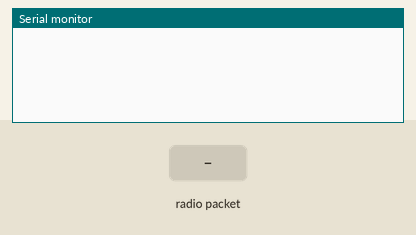
Simulated run of this sketch. Board: Arduino Uno, built with avr-gcc and run on an emulated ATmega328P. On the bench: the last lines printed to the serial monitor. The inputs (shaded band) are chosen by the test bench. No radio packets arrive unless stated.

Above: at 1.2 s.
1.3 s: radio packet "1" arrives
At 1.9 s:
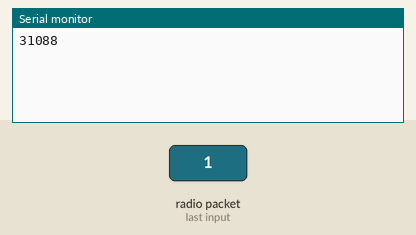
2.8 s: radio packet "0" arrives
At 4.0 s:
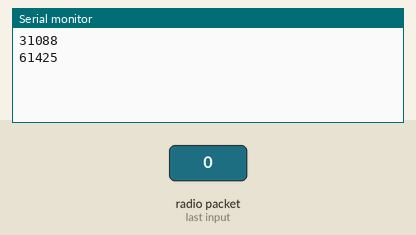
4.3 s: radio packet "2" arrives
At 4.7 s:
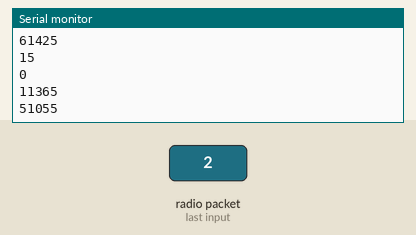
Timing chart, 0 to 7.3 s (numbered marks = the images above; inputs shaded):
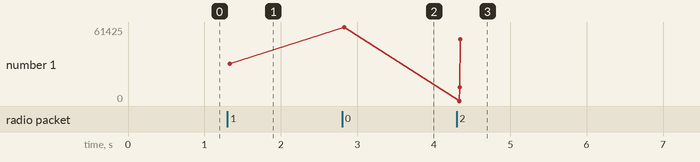

The sketch:

recie.ino
```cpp
#include <SPI.h>
#include <nRF24L01.h>
#include <RF24.h>
RF24 radio(9, 10); // CE, CSN

const byte address[6] = "00001";

int LED = 128;
const unsigned char MDSInv[4][4] = {
  {12, 12, 13, 4},
  {3,  8, 4, 5},
  {7, 6, 2, 14},
  {13, 9, 9, 13},
};

const unsigned char sbox_desc[16] = {5, 14, 15, 8, 12, 1, 2, 13, 11, 4, 6, 3, 0, 7, 9, 10};
const unsigned char WORDFILTER_DES = 0xF;
void ledDecrypt128(unsigned char state[4][4], unsigned char key1[4][4], unsigned char key2[4][4]);


/**
unsigned char key [16] = {0, 0, 0, 0, 0, 0, 0, 0, 0, 0, 0, 0, 0, 0, 0, 0};
unsigned char key1[4][4] = {{0, 0, 0, 0}, {0, 0, 0, 0}, {0, 0, 0, 0}, {0, 0, 0, 0}};
unsigned char state[4][4] = {{3,13,14,12}, {11,2,10,0}, {8,5,0,12}, {13,11,10,1}};
*/

unsigned char key1[4][4] = {{0, 1, 2, 3}, {4, 5, 6, 7}, {8, 9, 10, 11}, {12, 13, 14, 15}};
unsigned char key2[4][4] = {{0, 1, 2, 3}, {4, 5, 6, 7}, {8, 9, 10, 11}, {12, 13, 14, 15}};
//unsigned char state[4][4] = {{3, 4, 3, 4,}, {3, 13, 0, 13}, {1, 9, 4, 10}, {4, 0, 9, 0 }};

unsigned char state[4][4];
unsigned char data[16];


void setup()
{
  Serial.begin(9600);
  radio.begin();
  radio.openReadingPipe(0, address); // setting the address at which we will recieve the data
  radio.setPALevel(RF24_PA_MIN);
  radio.startListening();

}

void loop() {
  while(radio.available()){
    radio.read(&data, sizeof(data));
//    recieve(state, data);
//    ledDecrypt128(state, key1, key1);
//
//    for(int i=0; i<4; i++){
//      for(int y=0; y<4; y++){
//        Serial.print(state[i][y]);
//        Serial.print(" ");
//      }
//    }
//    Serial.println();
    recieve(state, data);
    ledDecrypt128(state, key1, key1);
    iLoad(state);
    memset(data, 0, sizeof(data));
  }
}


unsigned char FieldMultDesc(unsigned char a, unsigned char b)
{
  const unsigned char ReductionPoly = 0x3;
  unsigned char x = a, ret = 0;
  int i;
  for(i = 0; i < 4; i++) {
    if((b>>i)&1) ret ^= x;
    if(x&0x8) {
      x <<= 1;
      x ^= ReductionPoly;
    }
    else x <<= 1;
  }
  return ret & WORDFILTER_DES;
}
void MixColumnDesc(unsigned char state[4][4])
{
  int i, j, k;
  unsigned char tmp[4];
  for(j = 0; j < 4; j++){
    for(i = 0; i < 4; i++) {
      unsigned char sum = 0;
      for(k = 0; k < 4; k++)
        sum ^= FieldMultDesc(MDSInv[i][k], state[k][j]);
      tmp[i] = sum;
    }
    for(i = 0; i < 4; i++)
      state[i][j] = tmp[i];
  }
}


void shiftRowsDesc(unsigned char state[4][4]){
   int length=sizeof(state[0]), i, x, y, n, tmp;
   unsigned char arr[4];

   for(x=0; x<length; x++) {
        for(y=0; y<length; y++)
            arr[y] = state[x][y];

        n = abs(4 - x) % length;
        while(n>0){
            tmp = arr[0];
            for(i=0; i<length; i++){
                if(i != (length - 1))
                    arr[i] = arr[i+1];
                else
                    arr[i] = tmp;
            }
            n--;
        }

        for(y=0; y<length; y++)
            state[x][y] = arr[y];
   }
}

void SubCellDesc(unsigned char state[4][4])
{
  int i,j;
  for(i = 0; i < 4; i++)
    for(j = 0; j <  4; j++)
      state[i][j] = sbox_desc[state[i][j]];
}


void AddConstantsDesc(unsigned char state[4][4], int r)
{
  const unsigned char RC[48] = {
    0x01, 0x03, 0x07, 0x0F, 0x1F, 0x3E, 0x3D, 0x3B, 0x37, 0x2F,
    0x1E, 0x3C, 0x39, 0x33, 0x27, 0x0E, 0x1D, 0x3A, 0x35, 0x2B,
    0x16, 0x2C, 0x18, 0x30, 0x21, 0x02, 0x05, 0x0B, 0x17, 0x2E,
    0x1C, 0x38, 0x31, 0x23, 0x06, 0x0D, 0x1B, 0x36, 0x2D, 0x1A,
    0x34, 0x29, 0x12, 0x24, 0x08, 0x11, 0x22, 0x04
  };

  state[1][0] ^= 1;
  state[2][0] ^= 2;
  state[3][0] ^= 3;

  state[0][0] ^= (LED>>4)&0xf;
  state[1][0] ^= (LED>>4)&0xf;
  state[2][0] ^= LED & 0xf;
  state[3][0] ^= LED & 0xf;

  unsigned char tmp = (RC[r] >> 3) & 7;
  state[0][1] ^= tmp;
  state[2][1] ^= tmp;
  tmp =  RC[r] & 7;
  state[1][1] ^= tmp;
  state[3][1] ^= tmp;
}

void ledRoundDecrypt(unsigned char state[4][4], int round) {
   MixColumnDesc(state);
   shiftRowsDesc(state);
   SubCellDesc(state);
   AddConstantsDesc(state, round);
}

void AddKey(unsigned char state[4][4], unsigned char* keyBytes, int step)
{
  int i, j;
    for(i = 0; i < 4; i++)
        for(j = 0; j < 4; j++)
            state[i][j] ^= keyBytes[(4*i+j+step*16)%(LED/4)];
}

void keyXOR(unsigned char state[4][4], unsigned char key[4][4])
{
  int length = sizeof(state[0]), i, y;
  for(i=0; i<length; i++)
    for(y=0; y<length; y++)
      state[i][y] ^= key[i][y];
}

void Show(unsigned char state[4][4]);
void ledDecrypt128(unsigned char state[4][4], unsigned char key1[4][4], unsigned char key2[4][4])
{
  const int S = 12;
  int length = sizeof(state[0]), i, y;

  keyXOR(state, key1);
  for(i=0; i <S; i++) {
    for(y=0; y<length; y++)
      ledRoundDecrypt(state, (11-i)*4 + (3-y));

    if(i%2==0)
      keyXOR(state, key1);
    else
      keyXOR(state, key2);
  }

}


void recieve(unsigned char state[4][4], unsigned char recieve[16]) {
  byte i,y, len=sizeof(state[0]), x=0;

  for(i=0; i<len; i++){
    for(y=0; y<len; y++){
       state[i][y] = recieve[x];
        x++;
    }
  }
}

void iLoad(unsigned char state[4][4]) {
  unsigned int tmp[10], x=0,i,y,k=0;
  unsigned int data[16];
  for(i=0; i<4; i++){
    for(y=0; y<4; y++){
      data[x] = state[i][y];
      x++;
    }
  }

  x=0;
  byte len=(sizeof(data)/sizeof(data[0]));
  for(i=0; i<len; i++){
    if(data[i]==10){
      tmp[x]=k;x++;k=0;
    } else if(i==(len-1) && k!=0){
      tmp[x]=k; x++;
    }else {
      k = 10*k+data[i];
    }
  }

  for(i=0; i<x; i++){
    Serial.println(tmp[i]);
  }
}
```

Measured:
- after the input at 1.3 s, the serial monitor: prints a new line at once (image 1)
- after the input at 2.8 s, the serial monitor: prints a new line at once (image 2)
- after the input at 4.3 s, the serial monitor: prints a new line at once (image 3)
- plotted number 1: 31088 → 61425 after the input at 2.8 s, 61425 → 51055 after the input at 4.3 s
